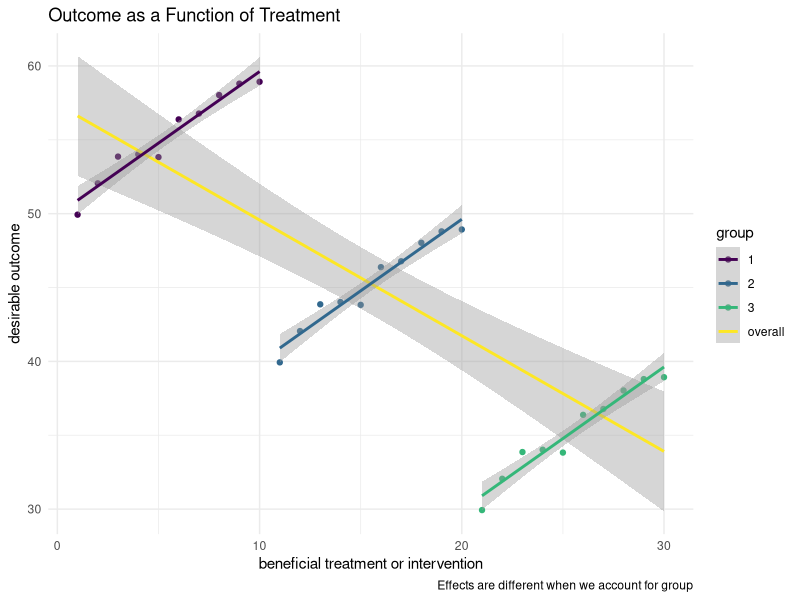

This figure's R source:
## ---- chunk 1

knitr::opts_chunk$set(echo = FALSE,
                      warning = FALSE,
                      message = FALSE)

## ---- chunk 2

library(ggplot2) # beautiful graphs

## ---- chunk 3

e <- rnorm(10, 0, 1) # error

# group 1

group1 <- rep(1, 10)

x1 <- seq(1,10)

y1 <- 50 + x1 + e

# group 2

group2 <- rep(2, 10)

x2 <- seq(11, 20)

y2 <- 30 + x2 + e

# group 3

group3 <- rep(3, 10)

x3 <- seq(21, 30)

y3 <- 10 + x3 + e

# combine into a dataframe

x <- c(x1, x2, x3)

y <- c(y1, y2, y3)

group <- factor(c(group1, group2, group3))

mydata <- data.frame(x, y, group) 

## ---- chunk 4

ggplot(mydata, 
             aes(x = x,
                 y = y)) + 
  geom_point(aes(color = group)) + # points with group color
  geom_smooth(method = "lm", aes(color = "overall")) + # overall smoother
  geom_smooth(aes(color = group), # smoothers with group color
              method = "lm") + 
  scale_color_viridis_d(option = "viridis") +
  labs(title = "Outcome as a Function of Treatment",
       x = "beneficial treatment or intervention",
       y = "desirable outcome",
       caption = "Effects are different when we account for group") +
  theme_minimal()


